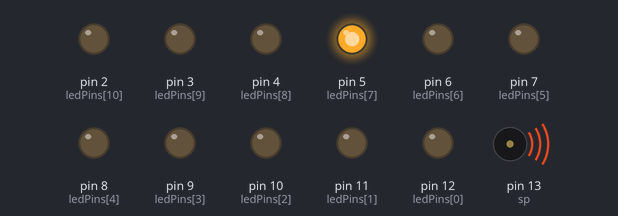
This sketch was run on a simulated Arduino Nano, built with avr-gcc and run on an emulated ATmega328P. Parts: output pins drawn as LEDs (lit = HIGH), buzzer (waves = sounding).

Above: at 0.9 s.
At 4.1 s:
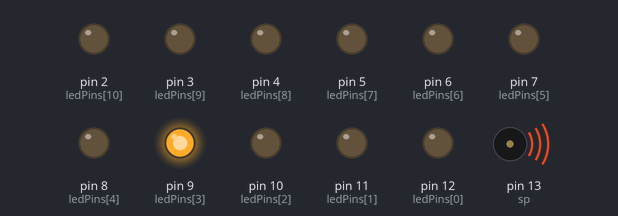
At 16.5 s:
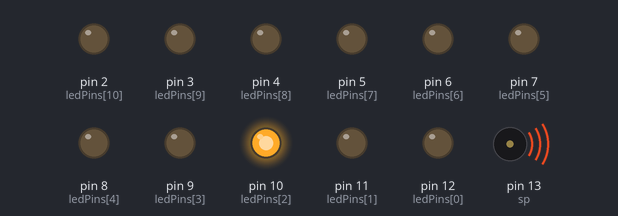
At 19.7 s:
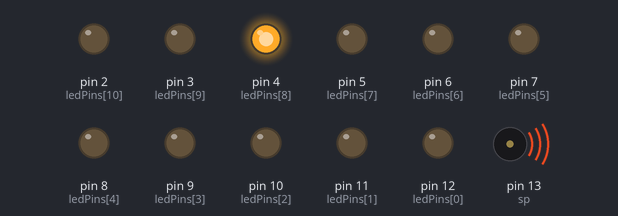
At 35.7 s:
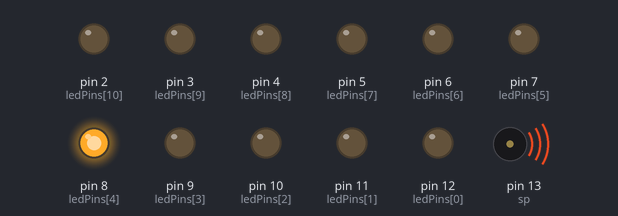
At 36.9 s:
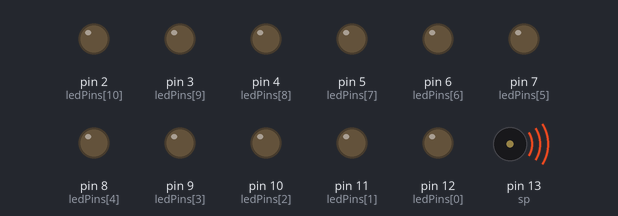
Timing chart, 0 to 40.0 s (numbered marks = the images above):
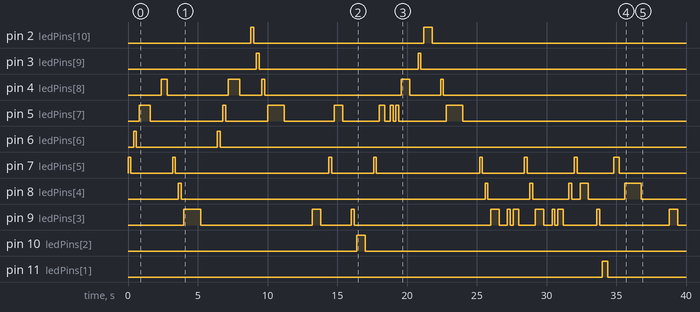

The sketch:

music-test.ino
```cpp
#include "pitches.h"

int melody[] = {
	E5, F5, G5, A5,
	E5, D5, C5,
	F5, G5, A5, C6, B5, A5,
	G5, G4,

	C5, E5, G5, C5,
	B4, E5, G5, 0, G5,
	A5, B5, C6, A5,
	G5, E5, D5,

	C5, C5, C5, E5, D5,
	C5, C5, C5, D5, E5,
	D5, C5, A4, E5,
	D5, G4,
	//1
	C5, E5, G5, C5,
	B4, E5, G5, 0, G5,
	A5, B5, C6, A5,
	G5, E5, D5,

	C5, C5, C5, E5, D5,
	C5, C5, C5, D5, E5,

	D5, A4, B4, C5, D5,
	C5, G5,
	E5, D5, C5, G5,
	B4, A4, B4,

	A4, B4, A4, G4,
	E5, G5,
	E5, D5, C5, G5,
	B4, A4, B4,

	C5, C5, C5, D5, E5,
	D5, G5,
	//2
	C5, E5, G5, C5,
	B4, E5, G5, 0, G5,
	A5, B5, C6, A5,
	G5, E5, D5,

	C5, C5, C5, E5, D5,
	C5, C5, C5, D5, E5,

  D5, A4, B4, C5, D5,
  C5,

};

float Durations[] = {
	0.5, 0.5, 1 + 1, 1,
	0.5, 0.5, 1 + 1 + 1,
	0.5, 0.5, 1 + 1, 0.5, 0.5, 0.5,
	1 + 1 + 1, 1,

	1 + 0.5, 0.5, 1 + 0.5, 0.5,
	1 + 0.5, 0.5, 1, 0.5, 0.5,
	1 + 0.5, 0.5, 1 + 0.5, 0.5,
	1 + 1 + 1, 0.5, 0.5,

	1 + 0.5, 0.5, 1, 0.5, 0.5,
	1 + 0.5, 0.5, 1, 0.5, 0.5,
	1 + 0.5, 0.5, 1, 1,
	1 + 1 + 1, 1,
	//1
	1 + 0.5, 0.5, 1 + 0.5, 0.5,
	1 + 0.5, 0.5, 1, 0.5, 0.5,
	1 + 0.5, 0.5, 1 + 0.5, 0.5,
	1 + 1 + 1, 0.5, 0.5,

	1 + 0.5, 0.5, 1, 0.5, 0.5,
	1 + 0.5, 0.5, 1, 0.5, 0.5,

	1 + 0.5, 0.5, 1, 0.25, 0.25,
	1 + 1 + 1, 1,
	1 + 0.5, 0.5, 1, 1,
	1 + 1 + 1, 0.5, 0.5,

	1 + 0.5, 0.5, 1, 1,
	1 + 1 + 1, 1,
	1 + 0.5, 0.5, 1, 1,
	1 + 1 + 1, 0.5, 0.5,

	1 + 0.5, 0.5, 1, 0.5, 0.5,
	1 + 1 + 1, 1,
	//2
	1 + 0.5, 0.5, 1 + 0.5, 0.5,
	1 + 0.5, 0.5, 1, 0.5, 0.5,
	1 + 0.5, 0.5, 1 + 0.5, 0.5,
	1 + 1 + 1, 0.5, 0.5,

	1 + 0.5, 0.5, 1, 0.5, 0.5,
	1 + 0.5, 0.5, 1, 0.5, 0.5,

  1 + 0.5, 0.5, 1 + 0.5, 0.25, 0.25,
  1 + 1 + 1 + 1,

};

int ledPins[] = {12, 11, 10, 9, 8, 7, 6, 5, 4, 3, 2};

int sp = 13;
int length;
int ledCount;

void setup() { // 初始設定區塊
	pinMode(sp, OUTPUT); // 將 sp 腳位設為輸出
	length = sizeof(melody) / sizeof(melody[0]); //計算 melody 陣列大小
	ledCount = sizeof(ledPins) / sizeof(ledPins[0]); //計算 ledpins 陣列大小
}

void loop() {  //循環區塊
	for (int thisLed = 0; thisLed < ledCount; thisLed = thisLed + 1) {
		pinMode(ledPins[thisLed], OUTPUT);
	}

	for (int thisNote = 0; thisNote < length; thisNote = thisNote + 1) { //音符迴圈，循環範圍為 length
		tone(sp, melody[thisNote]);   //tone(腳位, 頻率)。  播放該腳位對應之頻率音符

		int i;
		switch (melody[thisNote]) {
			case G4:
				i = 0 ;
				break;
			case A4:
				i = 1 ;
				break;
			case B4:
				i = 2 ;
				break;
			case C5:
				i = 3 ;
				break;
			case D5:
				i = 4 ;
				break;
			case E5:
				i = 5 ;
				break;
			case F5:
				i = 6 ;
				break;
			case G5:
				i = 7 ;
				break;
			case A5:
				i = 8 ;
				break;
			case B5:
				i = 9 ;
				break;
			case C6:
				i = 10 ;
				break;
		}

        digitalWrite(ledPins[i], HIGH);
        delay(Durations[thisNote] * 400);
        digitalWrite(ledPins[i], LOW);
        delay(Durations[thisNote] * 400); // 每個音之持續時間
        noTone(sp); // 停止腳位當前之音符
	}
	delay(3000); // 等待3.0秒
}
```

pitches.h
```cpp
 /* Public Constants
 *************************************************/

#define B0  31
#define C1  33
#define CS1 35
#define D1  37
#define DS1 39
#define E1  41
#define F1  44
#define FS1 46
#define G1  49
#define GS1 52
#define A1  55
#define AS1 58
#define B1  62
#define C2  65
#define CS2 69
#define D2  73
#define DS2 78
#define E2  82
#define F2  87
#define FS2 93
#define G2  98
#define GS2 104
#define A2  110
#define AS2 117
#define B2  123
#define C3  131
#define CS3 139
#define D3  147
#define DS3 156
#define E3  165
#define F3  175
#define FS3 185
#define G3  196
#define GS3 208
#define A3  220
#define AS3 233
#define B3  247
#define C4  262
#define CS4 277
#define D4  294
#define DS4 311
#define E4  330
#define F4  349
#define FS4 370
#define G4  392
#define GS4 415
#define A4  440
#define AS4 466
#define B4  494
#define C5  523
#define CS5 554
#define D5  587
#define DS5 622
#define E5  659
#define F5  698
#define FS5 740
#define G5  784
#define GS5 831
#define A5  880
#define AS5 932
#define B5  988
#define C6  1047
#define CS6 1109
#define D6  1175
#define DS6 1245
#define E6  1319
#define F6  1397
#define FS6 1480
#define G6  1568
#define GS6 1661
#define A6  1760
#define AS6 1865
#define B6  1976
#define C7  2093
#define CS7 2217
#define D7  2349
#define DS7 2489
#define E7  2637
#define F7  2794
#define FS7 2960
#define G7  3136
#define GS7 3322
#define A7  3520
#define AS7 3729
#define B7  3951
#define C8  4186
#define CS8 4435
#define D8  4699
#define DS8 4978
```

Measured:
- by itself, pin 2 (ledPins[10]): LOW → HIGH at 8.8 s, → LOW 0.20 s later, → HIGH 12.2 s later, → LOW 0.60 s later
- by itself, pin 3 (ledPins[9]): alternates HIGH for 0.20 s and LOW for 11.4 s, 4 changes in all, then stays LOW
- by itself, pin 4 (ledPins[8]): LOW → HIGH at 2.4 s, → LOW 0.40 s later, → HIGH 4.4 s later, → LOW 0.80 s later, … (10 changes in this stretch)
- by itself, pin 5 (ledPins[7]): LOW → HIGH at 0.80 s, → LOW 0.80 s later, → HIGH 5.2 s later, → LOW 0.20 s later, … (16 changes in this stretch)
- by itself, pin 6 (ledPins[6]): alternates HIGH for 0.20 s and LOW for 5.8 s, 4 changes in all, then stays LOW
- by itself, pin 7 (ledPins[5]): LOW → HIGH at 0.00 s, → LOW 0.20 s later, → HIGH 3.0 s later, → LOW 0.20 s later, … (16 changes in this stretch)
- by itself, pin 8 (ledPins[4]): LOW → HIGH at 3.6 s, → LOW 0.20 s later, → HIGH 21.8 s later, → LOW 0.20 s later, … (12 changes in this stretch)
- by itself, pin 9 (ledPins[3]): LOW → HIGH at 4.0 s, → LOW 1.2 s later, → HIGH 8.0 s later, → LOW 0.60 s later, … (22 changes in this stretch)
